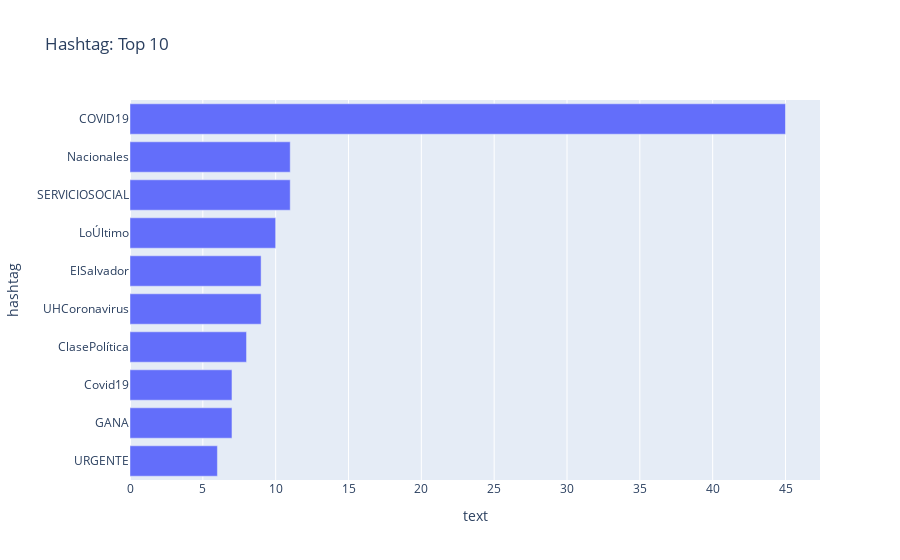

Source (notebook cell):
### Code cell
# PLOTS
## Most common hashtags
df_2 = df.groupby('hashtag').count().reset_index()
### Drop the first value because that is the value of empty string
df_2.drop(0, inplace=True)
### Order values by count
df_2 = df_2.sort_values(by = 'hashtags', ascending = False)
### Select top 10
df_2 = df_2.head(10)
fig = px.bar(
    df_2,
    y = 'hashtag',
    x = 'text',
    orientation='h',
    title = 'Hashtag: Top 10',
)
fig['layout']['yaxis']['autorange'] = 'reversed'
fig.show()

### Figure 1 — Plotly figure (JSON) as saved in the notebook; plotly's stock layout.template omitted (floating-point values rounded to 4 significant figures)
{"data": [{"alignmentgroup": "True", "hovertemplate": "text=%{x}<br>hashtag=%{y}<extra></extra>", "legendgroup": "", "marker": {"color": "#636efa"}, "name": "", "offsetgroup": "", "orientation": "h", "showlegend": false, "textposition": "auto", "type": "bar", "x": [45, 11, 11, 10, 9, 9, 8, 7, 7, 6], "xaxis": "x", "y": ["COVID19", "Nacionales", "SERVICIOSOCIAL", "LoÚltimo", "ElSalvador", "UHCoronavirus", "ClasePolítica", "Covid19", "GANA", "URGENTE"], "yaxis": "y"}], "layout": {"barmode": "relative", "legend": {"tracegroupgap": 0}, "title": {"text": "Hashtag: Top 10"}, "xaxis": {"anchor": "y", "domain": [0, 1], "title": {"text": "text"}}, "yaxis": {"anchor": "x", "autorange": "reversed", "domain": [0, 1], "title": {"text": "hashtag"}}}}
